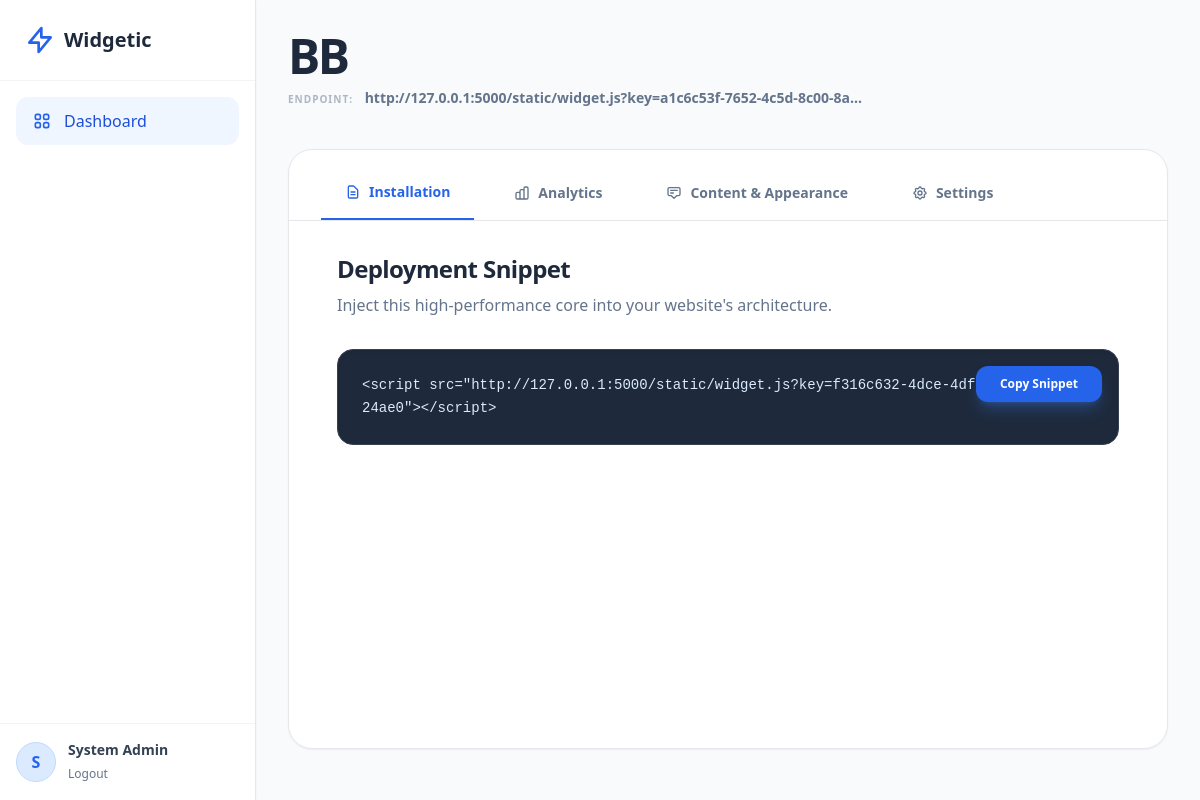
Page /widget/52e9a324-6951-46b6-9fa9-f2bf670dc686/edit (signed in) on the committed database.
### models.py (models this page shows)
class User(UserMixin, db.Model):
    id = db.Column(db.String(36), primary_key=True, default=lambda: str(uuid.uuid4()))
    email = db.Column(db.String(120), unique=True, nullable=False, index=True)
    password_hash = db.Column(db.String(128))
    name = db.Column(db.String(100))
    global_role = db.Column(db.Enum(GlobalRole), default=GlobalRole.USER)
    status = db.Column(db.Enum(UserStatus), default=UserStatus.ACTIVE)
    created_widgets = db.relationship('Widget', backref='creator', lazy=True, foreign_keys='Widget.created_by_id')
    created_at = db.Column(db.DateTime, default=datetime.utcnow)
    websites = db.relationship('WebsiteMember', backref='user', lazy=True)
    created_at = db.Column(db.DateTime, default=datetime.utcnow)
    updated_at = db.Column(db.DateTime, default=datetime.utcnow, onupdate=datetime.utcnow)

class Widget(db.Model):
    id = db.Column(db.String(36), primary_key=True, default=lambda: str(uuid.uuid4()))
    public_key = db.Column(db.String(36), unique=True, default=lambda: str(uuid.uuid4()), index=True)
    website_id = db.Column(db.String(36), db.ForeignKey('website.id'), nullable=False)
    name = db.Column(db.String(100), nullable=False)
    type = db.Column(db.Enum(WidgetType), default=WidgetType.NOTIFICATION)
    status = db.Column(db.Enum(WidgetStatus), default=WidgetStatus.DRAFT)
    position = db.Column(db.Enum(WidgetPosition), default=WidgetPosition.BOTTOM_RIGHT)
    content = db.Column(db.JSON, nullable=False)
    style = db.Column(db.JSON, nullable=True)
    views = db.Column(db.Integer, default=0)
    clicks = db.Column(db.Integer, default=0)
    dismissals = db.Column(db.Integer, default=0)
    created_by_id = db.Column(db.String(36), db.ForeignKey('user.id'), nullable=False)
    created_at = db.Column(db.DateTime, default=datetime.utcnow)
    updated_at = db.Column(db.DateTime, default=datetime.utcnow, onupdate=datetime.utcnow)

class Website(db.Model):
    id = db.Column(db.String(36), primary_key=True, default=lambda: str(uuid.uuid4()))
    public_key = db.Column(db.String(36), unique=True, default=lambda: str(uuid.uuid4()), index=True)
    name = db.Column(db.String(100), nullable=False)
    domain = db.Column(db.String(255)) # e.g., https://example.com
    created_at = db.Column(db.DateTime, default=datetime.utcnow)
    settings = db.Column(db.JSON, default={})
    max_widgets = db.Column(db.Integer, default=3)
    members = db.relationship('WebsiteMember', backref='website', lazy=True)
    widgets = db.relationship('Widget', backref='website', lazy=True)

### app.py (the view, shortened to what this page needs)
@app.route('/widget/<widget_id>/edit', methods=['GET', 'POST'])
@login_required
def edit_widget(widget_id):
    widget = Widget.query.get_or_404(widget_id)
    if widget.created_by_id != current_user.id and current_user.global_role != GlobalRole.SUPERADMIN:
        flash("Unauthorized")
        return redirect(url_for('dashboard'))
    return render_template('dashboard/edit_widget.html', widget=widget, WidgetType=WidgetType, WidgetPosition=WidgetPosition)

### app.py (called while the page is built)
@login_manager.user_loader
def load_user(user_id):
    return User.query.get(user_id)

### templates/dashboard/edit_widget.html (shortened to what this page needs)
{% extends "base.html" %}
{% block content %}
<div class="max-w-6xl mx-auto">
    <div class="mb-10">
        <h1 class="text-5xl font-bold text-slate-800 tracking-tighter">{{ widget.name }}</h1>
        <a href="#" class="text-sm text-slate-500 hover:text-blue-600 font-bold block mt-2 truncate max-w-xl">
             <span class="opacity-50 uppercase tracking-widest text-[10px] mr-2">Endpoint:</span>
             http://127.0.0.1:5000/static/widget.js?key={{ widget.public_key }}
        </a>
    </div>
    <div class="bg-white rounded-3xl border border-gray-200 shadow-sm overflow-hidden min-h-[600px] flex flex-col">
        <div class="border-b border-gray-200 flex px-8 pt-4 gap-4">
            <button onclick="switchTab('installation')" id="tab-installation" class="tab-btn px-6 py-4 text-sm font-bold text-blue-600 border-b-2 border-blue-600 focus:outline-none transition-all hover:text-blue-700">
                <span class="flex items-center gap-2">
                    <svg class="w-4 h-4" fill="none" stroke="currentColor" viewBox="0 0 24 24"><path stroke-linecap="round" stroke-linejoin="round" stroke-width="2" d="M9 12h6m-6 4h6m2 5H7a2 2 0 01-2-2V5a2 2 0 012-2h5.586a1 1 0 01.707.293l5.414 5.414a1 1 0 01.293.707V19a2 2 0 01-2 2z"></path></svg>
                    Installation
                </span>
            </button>
            <button onclick="switchTab('analytics')" id="tab-analytics" class="tab-btn px-6 py-4 text-sm font-bold text-slate-500 hover:text-slate-800 focus:outline-none transition-all">
                <span class="flex items-center gap-2">
                    Analytics
                </span>
            </button>
            <button onclick="switchTab('content')" id="tab-content" class="tab-btn px-6 py-4 text-sm font-bold text-slate-500 hover:text-slate-800 focus:outline-none transition-all">
                 <span class="flex items-center gap-2">
                    <svg class="w-4 h-4" fill="none" stroke="currentColor" viewBox="0 0 24 24"><path stroke-linecap="round" stroke-linejoin="round" stroke-width="2" d="M7 8h10M7 12h4m1 8l-4-4H5a2 2 0 01-2-2V6a2 2 0 012-2h14a2 2 0 012 2v8a2 2 0 01-2 2h-3l-4 4z"></path></svg>
                    Content & Appearance
                </span>
            </button>
             <button onclick="switchTab('settings')" id="tab-settings" class="tab-btn px-6 py-4 text-sm font-bold text-slate-500 hover:text-slate-800 focus:outline-none transition-all">
                <span class="flex items-center gap-2">
                    Settings
                </span>
            </button>
        </div>
        <div class="p-8 flex-1">
            <div id="content-installation" class="tab-content px-4">
                <h2 class="text-2xl font-bold text-slate-800 mb-2 tracking-tight tracking-tight">Deployment Snippet</h2>
                <p class="text-slate-500 mb-8 max-w-2xl font-medium">Inject this high-performance core into your website's architecture.</p>
                <div class="bg-slate-800 rounded-2xl p-6 border border-gray-700 group relative max-w-4xl shadow-inner">
                    <pre class="text-blue-100 font-mono text-sm break-all whitespace-pre-wrap leading-relaxed">&lt;script src="http://127.0.0.1:5000/static/widget.js?key={{ widget.website.public_key }}"&gt;&lt;/script&gt;</pre>
                    <button onclick="copyToClipboard('{{ widget.website.public_key }}')" class="absolute top-4 right-4 bg-blue-600 hover:bg-blue-500 text-white text-xs px-6 py-2.5 rounded-xl transition-all font-bold shadow-lg shadow-blue-500/30">
                        Copy Snippet
                    </button>
                </div>
            </div>
        </div>
    </div>
</div>
{% endblock %}

### templates/base.html (shortened to what this page needs)
<!DOCTYPE html>
<html lang="en">
<head>
    <script src="https://cdn.tailwindcss.com?plugins=forms,typography"></script>
</head>
<body class="bg-slate-50 text-slate-600 h-screen flex overflow-hidden">
    {% if current_user.is_authenticated %}
    <aside class="w-64 bg-white border-r border-gray-200 flex flex-col z-20 shadow-sm">
        <div class="p-6 border-b border-gray-100">
            <a href="{{ url_for('dashboard') }}" class="flex items-center gap-2 text-xl font-bold text-slate-800">
                <svg class="w-8 h-8 text-blue-600" width="32" height="32" fill="none" stroke="currentColor" viewBox="0 0 24 24">
                    <path stroke-linecap="round" stroke-linejoin="round" stroke-width="2" d="M13 10V3L4 14h7v7l9-11h-7z"></path>
                </svg>
                Widgetic
            </a>
        </div>
        <nav class="flex-grow p-4 space-y-1">
            <a href="{{ url_for('dashboard') }}" class="flex items-center gap-3 px-4 py-3 text-blue-700 bg-blue-50 rounded-xl hover:bg-blue-100 transition-all duration-200 group font-medium">
                <span>Dashboard</span>
            </a>
        </nav>
        <div class="p-4 border-t border-gray-100">
            <div class="flex items-center gap-3">
                <div class="w-10 h-10 rounded-full bg-blue-100 flex items-center justify-center text-blue-600 font-bold border border-blue-200">
                    {{ current_user.name[0].upper() }}
                </div>
                <div class="overflow-hidden">
                    <p class="text-sm font-bold text-slate-700 truncate">{{ current_user.name }}</p>
                    <a href="{{ url_for('logout') }}" class="text-xs text-slate-500 hover:text-blue-600 transition-colors">Logout</a>
                </div>
            </div>
        </div>
    </aside>
    {% endif %}
    <main class="flex-1 flex flex-col overflow-hidden relative {% if not current_user.is_authenticated %} w-full {% endif %}">
        <div class="flex-1 overflow-auto bg-slate-50 p-6 md:p-8">
            {% block content %}{% endblock %}
        </div>
    </main>
</body>
</html>

### rows in the picture
User: name "S", name "System Admin"
Widget: name "BB", public_key "a1c6c53f-7652-4c5d-8c00-8a…"
Website: website.public_key "f316c632-4dce-4dfe-9a2b-fa0121324ae0"
